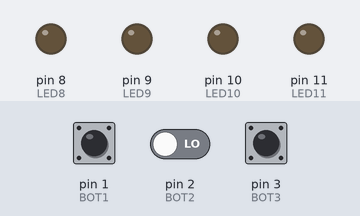
Recording of a sketch running on a simulated Arduino Uno, built with avr-gcc and run on an emulated ATmega328P. Shown: output pins drawn as LEDs (lit = HIGH). The test bench sets the inputs (shaded band); at power-on: pin 1 (BOT1) LOW, pin 3 (BOT3) HIGH, pin 2 (BOT2) LOW.

Above: at 1.2 s.
1.3 s: pin 1 (BOT1) pulled HIGH for 0.15 s
At 1.37 s:
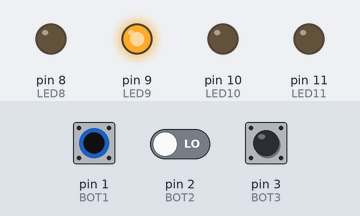
2.9 s: pin 3 (BOT3) pulled LOW for 0.15 s
At 2.97 s:
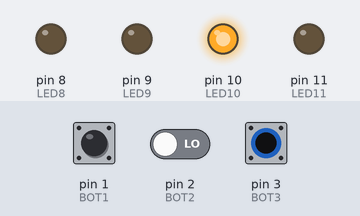
4.5 s: pin 3 (BOT3) pulled LOW for 3.2 s
At 8.4 s:
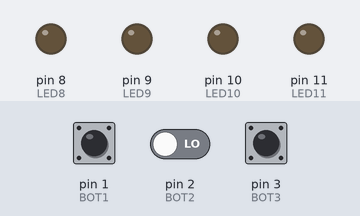
9.2 s: pin 1 (BOT1) pulled HIGH for 3.2 s
At 9.6 s:
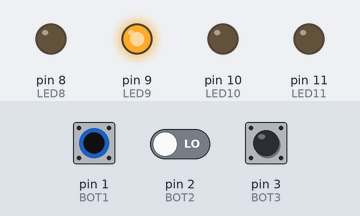
13.9 s: pin 1 (BOT1) driven HIGH and pin 2 (BOT2) driven HIGH
At 14.3 s:
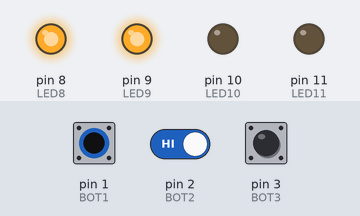
15.4 s: pin 3 (BOT3) pulled LOW for 1 s
At 16.2 s:
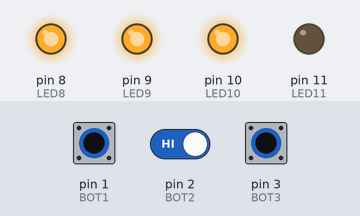
Timing chart, 0 to 18.4 s (numbered marks = the images above; inputs shaded):
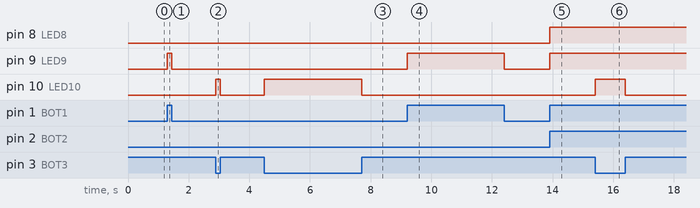

The sketch:

sketch_jul28a.ino
```cpp
const int BOT1 = 1;
const int BOT2 = 2;
const int BOT3 = 3;

const int LED8 = 8;
const int LED9 = 9;
const int LED10 = 10;
const int LED11 = 11;

void setup() {
  pinMode(BOT1,INPUT);
  pinMode(BOT2,INPUT);
  pinMode(BOT3,INPUT);

  pinMode(LED8,OUTPUT);
  pinMode(LED9,OUTPUT);
  pinMode(LED10,OUTPUT);
  pinMode(LED11,OUTPUT);

}

void loop() {
  if(digitalRead(BOT1) && digitalRead(BOT2))
  {digitalWrite(LED8, HIGH);}

  else{digitalWrite(LED8,LOW);}

  if(digitalRead(BOT1) || digitalRead(BOT2))
  {digitalWrite(LED9, HIGH);}

  else{digitalWrite(LED9,LOW);}

  if(!digitalRead(BOT3))
    {digitalWrite(LED10, HIGH);}

    else{digitalWrite(LED10,LOW);}


}
```

Measured:
- after the input at 1.3 s, pin 9 (LED9): LOW → HIGH at once, → LOW 0.15 s later
- after the input at 2.9 s, pin 10 (LED10): LOW → HIGH at once, → LOW 0.15 s later
- after the input at 4.5 s, pin 10 (LED10): LOW → HIGH at once, → LOW 3.2 s later
- after the input at 9.2 s, pin 9 (LED9): LOW → HIGH at once, → LOW 3.2 s later
- after the input at 13.9 s, pin 8 (LED8), pin 9 (LED9): LOW → HIGH at once
- after the input at 15.4 s, pin 10 (LED10): LOW → HIGH at once, → LOW 1.0 s later
